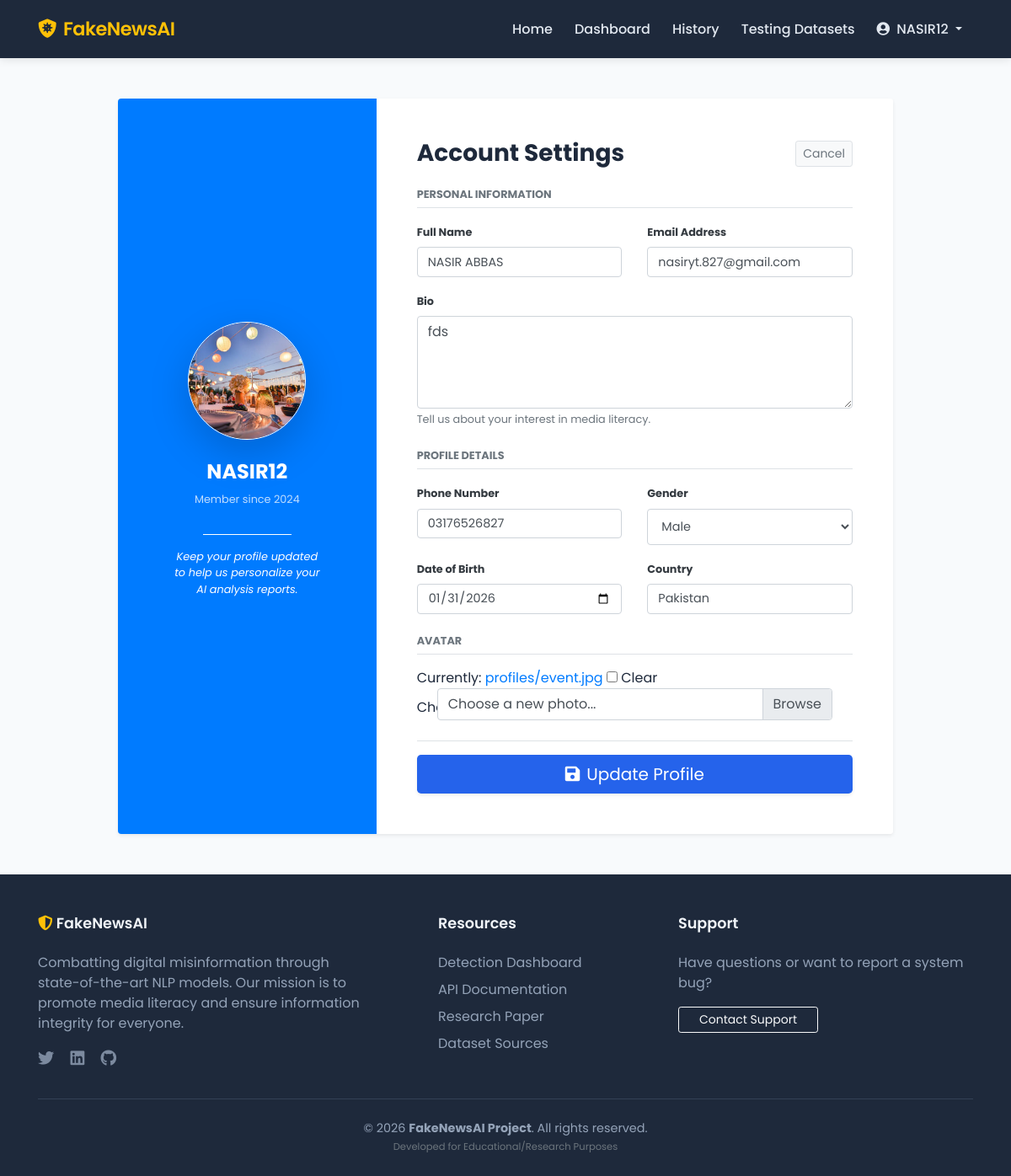
/edit-profile/ (signed in), run on the app's committed database.
### myapp/models.py (models this page shows, shortened)
class CustomerUser(models.Model):
    STATUS_CHOICES = (
        ('active', 'Active'),
        ('inactive', 'Inactive'),
        ('banned', 'Banned'),
    )
    user_id = models.AutoField(primary_key=True)
    username = models.CharField(max_length=150, unique=True)
    email = models.EmailField(unique=True)
    password = models.CharField(max_length=255)
    full_name = models.CharField(max_length=150, blank=True, null=True)
    profile_image = models.ImageField(upload_to='profiles/', blank=True, null=True)
    bio = models.TextField(blank=True, null=True)
    phone = models.CharField(max_length=20, blank=True, null=True)
    gender = models.CharField(
        max_length=10,
        choices=[('Male', 'Male'), ('Female', 'Female'), ('Other', 'Other')],
        blank=True,
        null=True
    )
    dob = models.DateField(blank=True, null=True)
    country = models.CharField(max_length=100, blank=True, null=True)
    status = models.CharField(max_length=10, choices=STATUS_CHOICES, default='active')
    last_login = models.DateTimeField(auto_now=True)
    created_at = models.DateTimeField(auto_now_add=True)
    updated_at = models.DateTimeField(auto_now=True)

### myapp/views.py (the view)
# urls.py: path('edit-profile/', views.edit_profile, name='edit_profile'),
def edit_profile(request):
    if not request.session.get('user_id'):
        messages.error(request, "You need to log in first.")
        return redirect('login')
    user = get_object_or_404(CustomerUser, pk=request.session['user_id'])
    if request.method == 'POST':
        form = EditProfileForm(request.POST, request.FILES, instance=user)
        if form.is_valid():
            form.save()
            messages.success(request, "Profile updated successfully.")
            return redirect('dashboard')
    else:
        form = EditProfileForm(instance=user)
    return render(request, 'edit_profile.html', {
        'form': form,
        'user': user,
    })

### myapp/forms.py
class EditProfileForm(forms.ModelForm):
    class Meta:
        model = CustomerUser
        fields = ['full_name', 'email', 'profile_image', 'bio', 'phone', 'gender', 'dob', 'country']
        widgets = {
            'full_name': forms.TextInput(attrs={'class': 'form-control'}),
            'email': forms.EmailInput(attrs={'class': 'form-control'}),
            'bio': forms.Textarea(attrs={'class': 'form-control', 'rows': 4}),
            'phone': forms.TextInput(attrs={'class': 'form-control'}),
            'gender': forms.Select(attrs={'class': 'form-select'}),
            'dob': forms.DateInput(attrs={'class': 'form-control', 'type': 'date'}),
            'country': forms.TextInput(attrs={'class': 'form-control'}),
        }

### templates/edit_profile.html (shortened to what this page needs)
{% extends "base.html" %}
{% load static %}
{% block content %}
<div class="container my-5">
    <div class="row justify-content-center">
        <div class="col-lg-10">
            <div class="card border-0 shadow-sm overflow-hidden">
                <div class="row no-gutters">
                    <div class="col-md-4 bg-primary text-white p-5 d-flex flex-column justify-content-center text-center">
                        <div class="mb-4">
                            {% if user.profile_image %}
                                <img src="{{ user.profile_image.url }}" alt="Profile" class="rounded-circle shadow-lg border border-white" style="width: 140px; height: 140px; object-fit: cover;">
                            {% else %}
                                <div class="bg-white rounded-circle d-inline-flex align-items-center justify-content-center shadow-lg" style="width: 140px; height: 140px;">
                                    <i class="fas fa-user fa-4x text-primary"></i>
                                </div>
                            {% endif %}
                        </div>
                        <h4 class="font-weight-bold">{{ request.session.username }}</h4>
                        <p class="small opacity-75">Member since {{ request.user.date_joined|date:"M Y"|default:"2024" }}</p>
                        <hr class="border-white opacity-25 w-50 mx-auto">
                        <p class="small px-3 italic">Keep your profile updated to help us personalize your AI analysis reports.</p>
                    </div>
                    <div class="col-md-8 bg-white p-5">
                        <div class="d-flex justify-content-between align-items-center mb-4">
                            <h3 class="font-weight-bold mb-0">Account Settings</h3>
                            <a href="{% url 'dashboard' %}" class="btn btn-sm btn-light border text-muted">Cancel</a>
                        </div>
                        <form method="post" enctype="multipart/form-data">
                            <h6 class="text-uppercase text-muted small font-weight-bold mb-3 border-bottom pb-2">Personal Information</h6>
                            <div class="row">
                                <div class="col-md-6 form-group mb-3">
                                    <label class="small font-weight-bold text-dark">Full Name</label>
                                    {{ form.full_name }}
                                </div>
                                <div class="col-md-6 form-group mb-3">
                                    <label class="small font-weight-bold text-dark">Email Address</label>
                                    {{ form.email }}
                                </div>
                            </div>
                            <div class="form-group mb-4">
                                <label class="small font-weight-bold text-dark">Bio</label>
                                {{ form.bio }}
                                <small class="text-muted">Tell us about your interest in media literacy.</small>
                            </div>
                            <h6 class="text-uppercase text-muted small font-weight-bold mb-3 border-bottom pb-2">Profile Details</h6>
                            <div class="row">
                                <div class="col-md-6 form-group mb-3">
                                    <label class="small font-weight-bold text-dark">Phone Number</label>
                                    {{ form.phone }}
                                </div>
                                <div class="col-md-6 form-group mb-3">
                                    <label class="small font-weight-bold text-dark">Gender</label>
                                    {{ form.gender }}
                                </div>
                                <div class="col-md-6 form-group mb-3">
                                    <label class="small font-weight-bold text-dark">Date of Birth</label>
                                    {{ form.dob }}
                                </div>
                                <div class="col-md-6 form-group mb-4">
                                    <label class="small font-weight-bold text-dark">Country</label>
                                    {{ form.country }}
                                </div>
                            </div>
                            <h6 class="text-uppercase text-muted small font-weight-bold mb-3 border-bottom pb-2">Avatar</h6>
                            <div class="custom-file mb-4">
                                {{ form.profile_image }}
                                <label class="custom-file-label m-4" for="{{ form.profile_image.id_for_label }}">Choose a new photo...</label>
                            </div>
                            <div class="mt-4 pt-3 border-top">
                                <button type="submit" class="btn btn-primary btn-lg btn-block shadow-sm">
                                    <i class="fas fa-save mr-2"></i>Update Profile
                                </button>
                            </div>
                        </form>
                    </div>
                </div>
            </div>
        </div>
    </div>
</div>
{% endblock %}

### templates/base.html (shortened to what this page needs)
<!DOCTYPE html>
<html lang="en">
<head>
    <link rel="stylesheet" href="https://stackpath.bootstrapcdn.com/bootstrap/4.5.2/css/bootstrap.min.css">
    <link rel="stylesheet" href="https://cdnjs.cloudflare.com/ajax/libs/font-awesome/5.15.4/css/all.min.css">
</head>
<body>
    <nav class="navbar navbar-expand-lg navbar-dark sticky-top">
        <div class="container">
            <a class="navbar-brand" href="{% url 'index' %}">
                <i class="fas fa-shield-virus mr-2"></i>FakeNewsAI
            </a>
            <div class="collapse navbar-collapse" id="mainNav">
                <ul class="navbar-nav ml-auto">
                    <li class="nav-item">
                        <a class="nav-link" href="{% url 'index' %}">Home</a>
                    </li>
                    {% if request.session.user_id %}
                        <li class="nav-item">
                            <a class="nav-link" href="{% url 'dashboard' %}">Dashboard</a>
                        </li>
                        <li class="nav-item">
                            <a class="nav-link" href="{% url 'news_history' %}">History</a>
                        </li>
                        <li class="nav-item">
                            <a class="nav-link" href="{% url 'dataset_list' %}">Testing Datasets</a>
                        </li>
                        <li class="nav-item dropdown">
                            <a class="nav-link dropdown-toggle" href="#" id="userDropdown" role="button" data-toggle="dropdown">
                                <i class="fas fa-user-circle mr-1"></i> {{ request.session.username }}
                            </a>
                        </li>
                    {% endif %}
                </ul>
            </div>
        </div>
    </nav>
    <main>
        {% block content %}{% endblock %}
    </main>
    <footer>
        <div class="container">
            <div class="row">
                <div class="col-lg-5 mb-4 mb-lg-0">
                    <h5 class="footer-heading"><i class="fas fa-shield-alt text-warning"></i> FakeNewsAI</h5>
                    <p class="pr-lg-5">Combatting digital misinformation through state-of-the-art NLP models. Our mission is to promote media literacy and ensure information integrity for everyone.</p>
                    <div class="social-icons">
                        <a href="#"><i class="fab fa-twitter"></i></a>
                        <a href="#"><i class="fab fa-linkedin"></i></a>
                        <a href="#"><i class="fab fa-github"></i></a>
                    </div>
                </div>
                <div class="col-lg-3 col-md-6 mb-4 mb-lg-0">
                    <h5 class="footer-heading">Resources</h5>
                    <ul class="list-unstyled">
                        <li class="mb-2"><a href="{% url 'dashboard' %}">Detection Dashboard</a></li>
                        <li class="mb-2"><a href="#">API Documentation</a></li>
                        <li class="mb-2"><a href="#">Research Paper</a></li>
                        <li class="mb-2"><a href="#">Dataset Sources</a></li>
                    </ul>
                </div>
                <div class="col-lg-4 col-md-6">
                    <h5 class="footer-heading">Support</h5>
                    <p>Have questions or want to report a system bug?</p>
                    <a href="mailto:support@fakenewsai.app" class="btn btn-outline-light btn-sm px-4">Contact Support</a>
                </div>
            </div>
            <div class="footer-bottom text-center">
                <p class="mb-0">&copy; {% now "Y" %} <strong>FakeNewsAI Project</strong>. All rights reserved.</p>
                <small class="text-muted">Developed for Educational/Research Purposes</small>
            </div>
        </div>
    </footer>
</body>
</html>

### templates/base.html (style rules this page uses)
:root { --primary-color: #2563eb; --accent-color: #ffc107; --dark-bg: #1e293b; --light-bg: #f8fafc; }
body { font-family: 'Poppins', sans-serif; background-color: var(--light-bg); color: #1e293b; display: flex; flex-direction: column; min-height: 100vh; }
.navbar { background: var(--dark-bg) !important; padding: 0.8rem 1rem; box-shadow: 0 2px 10px rgba(0,0,0,0.1); }
.navbar-brand { font-weight: 600; font-size: 1.4rem; color: var(--accent-color) !important; letter-spacing: -0.5px; }
.nav-link { font-weight: 500; color: #e2e8f0 !important; margin: 0 5px; transition: color 0.3s ease; }
main { flex: 1; }
footer { background: var(--dark-bg); color: #94a3b8; padding-top: 3rem; }
.footer-heading { color: #f1f5f9; font-weight: 600; margin-bottom: 1.5rem; font-size: 1.1rem; }
footer a { color: #94a3b8; transition: 0.3s; }
.social-icons a { font-size: 1.2rem; margin-right: 15px; opacity: 0.8; }
.footer-bottom { border-top: 1px solid #334155; padding: 1.5rem 0; margin-top: 2rem; font-size: 0.9rem; }
.btn-primary { background-color: var(--primary-color); border: none; }

### templates/edit_profile.html (style rules this page uses)
input[type="text"], input[type="email"], input[type="tel"], input[type="date"], select, textarea { display: block; width: 100%; padding: 0.6rem 0.75rem; font-size: 0.9rem; line-height: 1.5; color: #495057; background-color: #fff; border: 1px solid #ced4da; border-radius: 0.25rem; transition: border-color .15s ease-in-out,box-shadow .15s ease-in-out; }
.opacity-75 { opacity: 0.75; }
.italic { font-style: italic; }
.custom-file-label::after { content: "Browse"; }

### data on the page
CustomerUser: session.username "NASIR12", profile_image (picture), full_name "NASIR ABBAS", email "nasiryt.827@gmail.com", bio "fds", phone "03176526827", gender "Male", dob "01/31/2026", country "Pakistan"

### other printed values
{{ request.user.date_joined|date:"M Y"|default:"2024" }} "2024"
